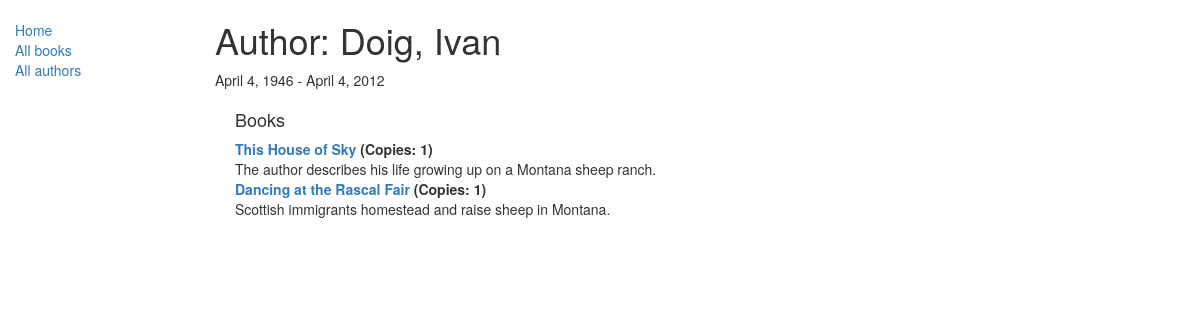
Screenshot of /catalog/author/6 with the database file from the repository.
### catalog/models.py (models this page shows, shortened)
class Author(models.Model):
    first_name = models.CharField(max_length=100)
    last_name = models.CharField(max_length=100)
    date_of_birth = models.DateField(null=True, blank=True)
    date_of_death = models.DateField('Died', null=True, blank=True)
    class Meta:
        ordering = ["last_name","first_name"]
    def __str__(self):
        return '{0}, {1}'.format(self.last_name,self.first_name)

class Book(models.Model):
    title = models.CharField(max_length=200)
    author = models.ForeignKey('Author', on_delete=models.SET_NULL, null=True)
    summary = models.TextField(max_length=1000, help_text='Enter a brief description of the book')
    isbn = models.CharField('ISBN',max_length=13, help_text='13 Character <a href="https://www.isbn-international.org/content/what-isbn">ISBN number</a>')
    genre = models.ManyToManyField(Genre, help_text='Select a genre for this book')
    language = models.ForeignKey('Language', on_delete=models.SET_NULL, null=True)
    def __str__(self):
        return self.title
    def display_genre(self):
        """
        Creates a string for the Genre. This is required to display genre in Admin.
        """
        return ', '.join([ genre.name for genre in self.genre.all()[:3] ])
    display_genre.short_description = 'Genre'

### catalog/views.py (the view)
# urls.py: path('author/<int:pk>', views.AuthorDetailView.as_view(), name='author-detail'),
class AuthorDetailView(generic.DetailView):
    model = Author

### catalog/templates/catalog/author_detail.html
{% extends "base_generic.html" %}
{% block content %}
  <h1>Author: {{ author }}</h1>
  <p>{{author.date_of_birth}} - {% if author.date_of_death %}{{author.date_of_death}}{% endif %}</p>
<div style="margin-left:20px;margin-top:20px">
<h4>Books</h4>
<dl>
{% for book in author.book_set.all %}
  <dt><a href="{% url 'book-detail' book.pk %}">{{book}}</a> (Copies: {{book.bookinstance_set.all.count}})</dt>
  <dd>{{book.summary}}</dd>
{% endfor %}
</dl>
</div>
{% endblock %}

### rows the page displays
Author: last_name+first_name "Doig, Ivan", date_of_birth "April 4, 1946", date_of_death "April 4, 2012"
Book: title "This House of Sky", bookinstance_set.all.count "1", summary "The author describes his life growing up on a Montana sheep ranch."
Book: title "Dancing at the Rascal Fair", bookinstance_set.all.count "1", summary "Scottish immigrants homestead and raise sheep in Montana."
